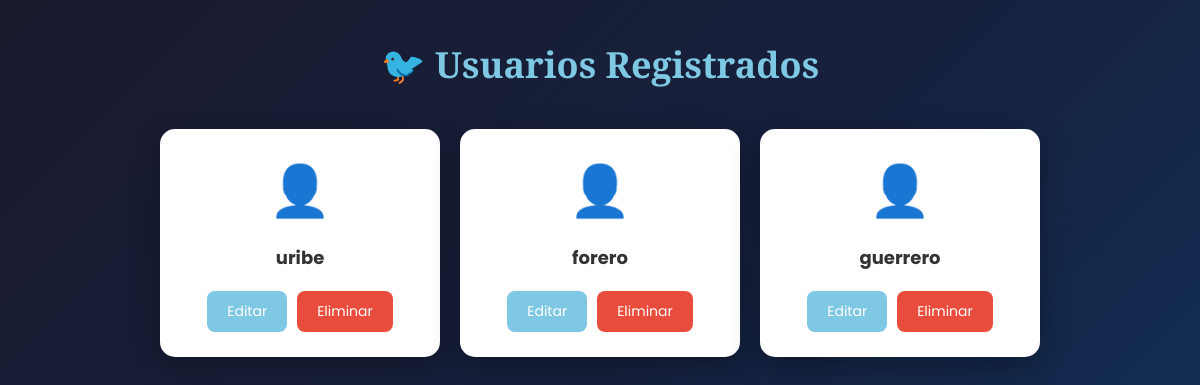
The app's page /usuarios/, older data.
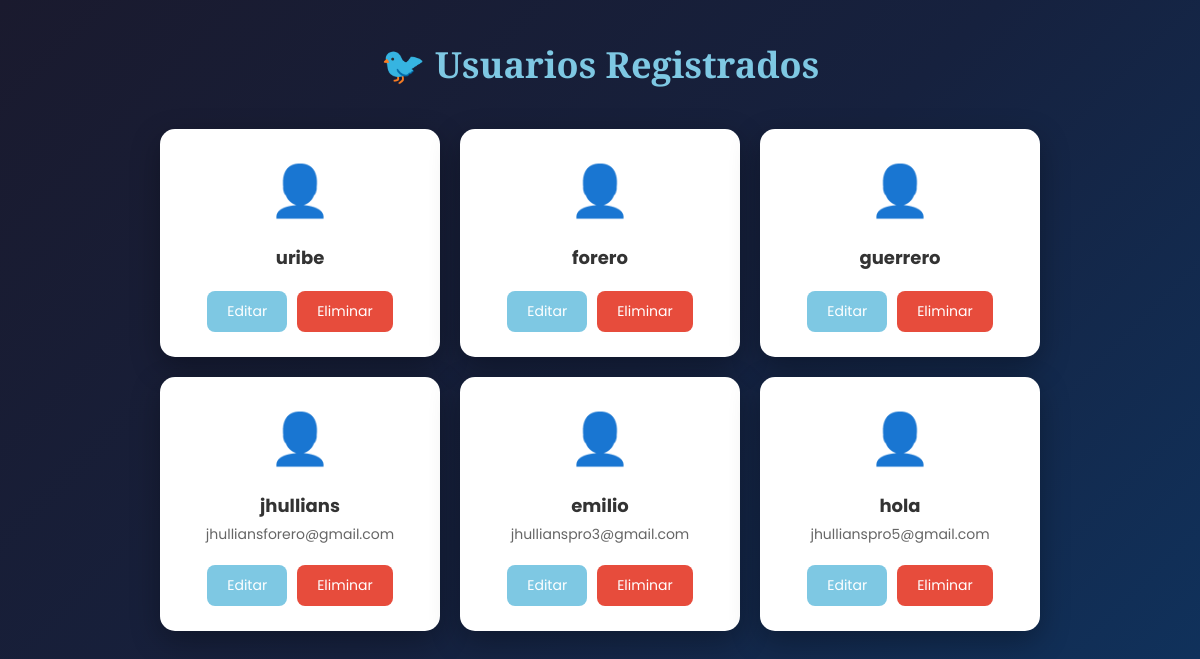
The same page, newer data.
### vistas/models.py (models this page shows, shortened)
class Practica(models.Model):
    username = models.CharField(max_length=150, unique=True)
    email = models.EmailField(max_length=150, default='')
    password = models.CharField(max_length=128)

### vistas/views.py (the view)
# urls.py: path('usuarios/', views.lista_usuarios, name="lista_usuarios"),
def lista_usuarios(request):
    usuarios = Practica.objects.all()
    info = {
        'usuarios': usuarios
    }
    return render(request, "lista_usuarios.html", info)

### vistas/templates/lista_usuarios.html (shortened to what this page needs)
<!DOCTYPE html>
<html lang="es">
<head>
</head>
<body>
    <div class="contenedor">
        <h1>🐦 Usuarios Registrados</h1>
        {% if usuarios %}
            <div class="usuarios-lista">
                {% for usuario in usuarios %}
                    <div class="usuario-card">
                        <div class="usuario-icono">👤</div>
                        <p><strong>{{ usuario.username }}</strong></p>
                        <p class="email">{{ usuario.email }}</p>
                        <div class="botones">
                            <a href="{% url 'editar_usuario' usuario.id %}" class="btn-actualizar">Editar</a>
                            <a href="{% url 'eliminar_usuario' usuario.id %}" class="btn-eliminar">Eliminar</a>
                        </div>
                    </div>
                {% endfor %}
            </div>
        {% else %}
            <p class="sin-usuarios">No hay usuarios registrados.</p>
        {% endif %}
    </div>
</body>
</html>

### vistas/templates/lista_usuarios.html (style rules this page uses)
* { margin: 0; padding: 0; box-sizing: border-box; }
body { font-family: 'Poppins', sans-serif; min-height: 100vh; background: linear-gradient(135deg, #1a1a2e 0%, #16213e 50%, #0f3460 100%); padding: 40px 20px; }
.contenedor { max-width: 1000px; margin: 0 auto; }
h1 { text-align: center; color: #7ec8e3; font-family: 'Playfair Display', serif; font-size: 36px; margin-bottom: 40px; }
.usuarios-lista { display: flex; flex-wrap: wrap; justify-content: center; gap: 20px; }
.usuario-card { background: #ffffff; padding: 25px; border-radius: 15px; text-align: center; width: 280px; box-shadow: 0 10px 30px rgba(0,0,0,0.3); }
.usuario-icono { font-size: 50px; margin-bottom: 15px; }
.usuario-card p { font-size: 18px; color: #333; margin-bottom: 5px; }
.usuario-card .email { font-size: 14px; color: #666; margin-bottom: 20px; }
.botones { display: flex; gap: 10px; justify-content: center; }
.btn-actualizar { background-color: #7ec8e3; color: white; border: none; padding: 10px 20px; border-radius: 8px; cursor: pointer; text-decoration: none; font-size: 14px; transition: background 0.3s; }
.btn-eliminar { background-color: #e74c3c; color: white; border: none; padding: 10px 20px; border-radius: 8px; cursor: pointer; text-decoration: none; font-size: 14px; transition: background 0.3s; }

Row changes from the older to the newer data that the page shows:
added Practica: username "jhullians", email "jhulliansforero@gmail.com"
added Practica: username "emilio", email "jhullianspro3@gmail.com"
added Practica: username "hola", email "jhullianspro5@gmail.com"
